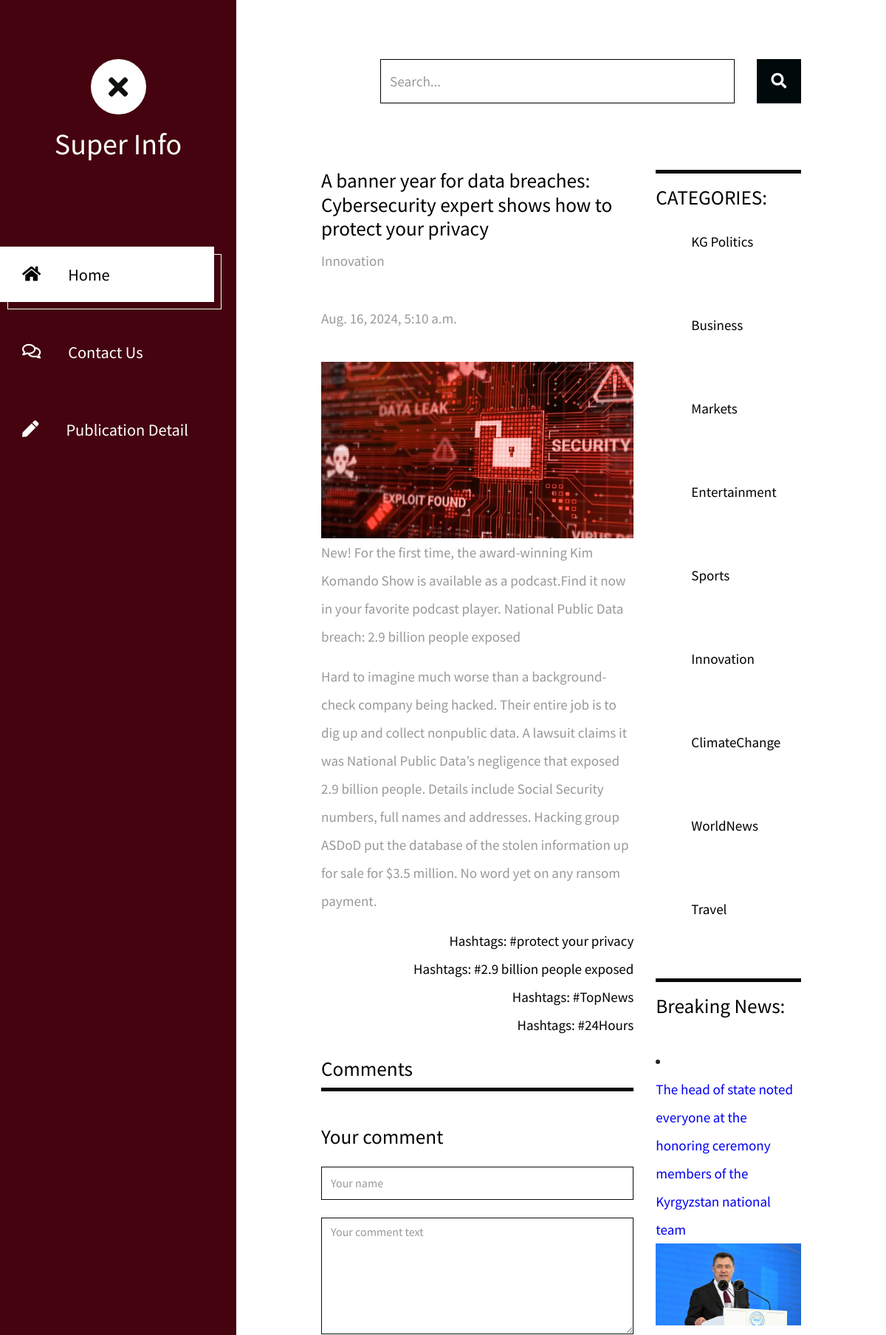
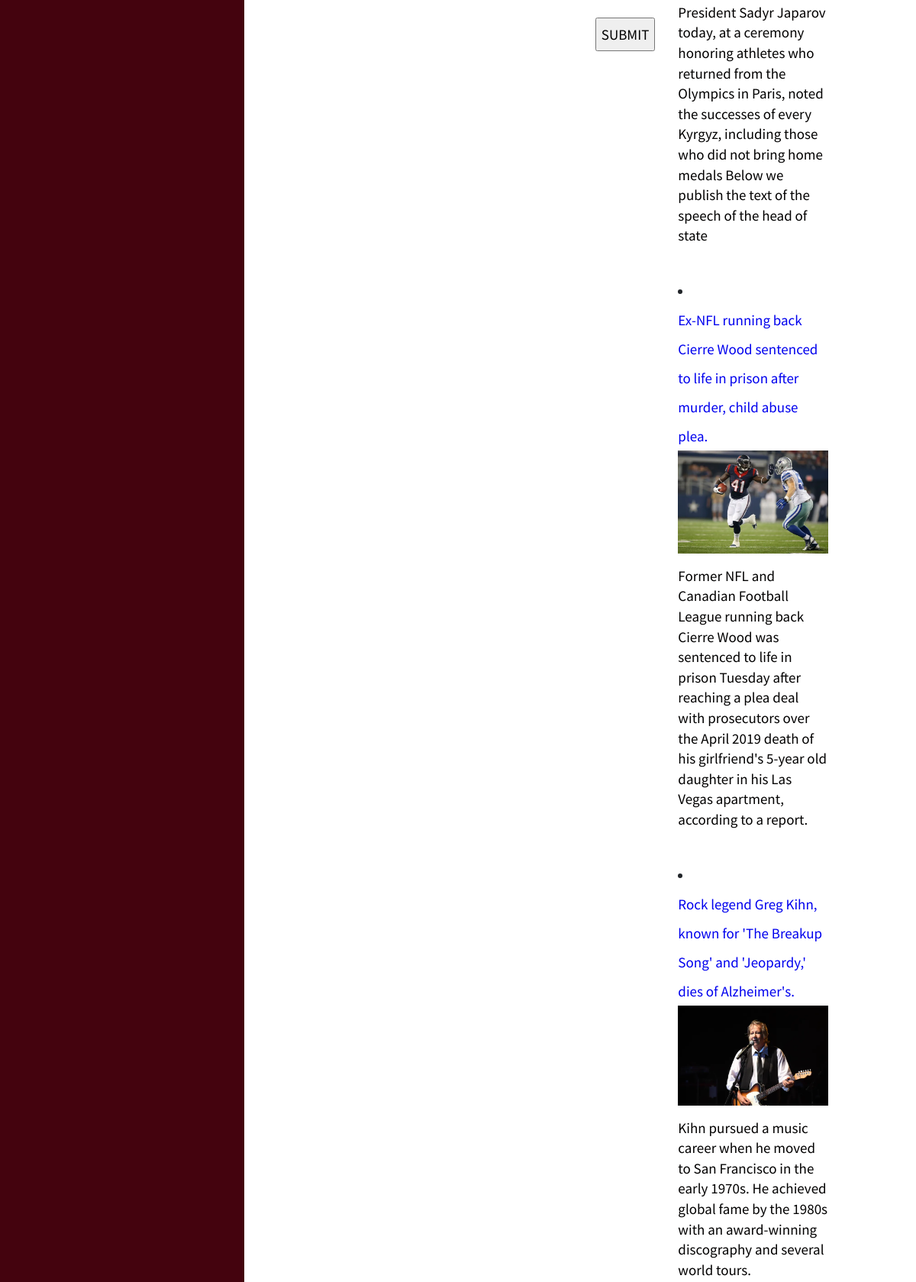
Page /publication-detail/5/ (upper part) on the committed database (2 pictures, top to bottom).
### blog/models.py (models this page shows, shortened)
class Publication(models.Model):
    category = models.ForeignKey(Category, on_delete=models.SET_NULL, related_name="publications", null=True)
    hashtags = models.ManyToManyField(Hashtag, related_name='publications')
    title = models.TextField(verbose_name='название')
    short_description = models.TextField(verbose_name='короткое описание')
    full_description = models.TextField(verbose_name='полное описание', default=None)
    image = models.ImageField(verbose_name='изображение',null=True)
    created_at = models.DateTimeField(auto_now_add=True, null=True)
    is_active = models.BooleanField(default=True)
    class Meta:
        verbose_name_plural = 'Публикации'
        verbose_name = 'Публикация'

class Category(models.Model):
    title = models.TextField()
    class Meta:
        verbose_name_plural = 'Категории публикаций'
        verbose_name = 'Категория публикации'

class Hashtag(models.Model):
    title = models.TextField()
    class Meta:
        verbose_name_plural = 'Хештеги'
        verbose_name = 'Хештег'

### blog/views.py (the view)
# urls.py: path('publication-detail/<int:pk>/', PublicationDetailView.as_view(), name='publication-detail-url'),
class PublicationDetailView(TemplateView):
    template_name = 'publication-detail.html'
    def get_context_data(self,  **kwargs):
        publication_pk = kwargs['pk']
        context = {
            'publication': Publication.objects.get(id=publication_pk),
            'related_publications': Publication.objects.filter(is_active=True).exclude(id=publication_pk),
            'category_list': Category.objects.all(),
        }
        return context

### templates/publication-detail.html (shortened to what this page needs)
{% extends 'base.html' %}
{% load static %}
{% block content %}
<body>
            <div class="row tm-row">
                <div class="col-lg-8 tm-post-col">
                    <div class="tm-post-full">
                        <div class="mb-4">
                            <h2 class="pt-2 tm-color-primary tm-post-title">{{ publication.title }}</h2>
                            <p class="tm-mb-40">{{ publication.category.title }}</p>
                            <p class="tm-mb-40">{{ publication.created_at }}</p>
                            <img src="{{ publication.image.url }}" alt="Image" class="img-fluid">
                            <p>{{ publication.short_description }}</p>
                            <p>{{ publication.full_description }}</p>
                            {% for item in publication.hashtags.all %}
                            <span class="d-block text-right tm-color-primary">Hashtags: #{{ item.title }}
                            </span>
                            {% endfor %}
                        </div>
                        <div>
                            <h2 class="tm-color-primary tm-post-title">Comments</h2>
                            <hr class="tm-hr-primary tm-mb-45">
                            <form method="POST" action="create-comment/">
                                <h2 class="tm-color-primary tm-post-title mb-4">Your comment</h2>
                                <div class="mb-4">
                                    <input class="form-control" name="author_name" type="text" placeholder="Your name">
                                </div>
                                <div class="mb-4">
                                    <textarea class="form-control" name="comment_text" rows="6" placeholder="Your comment text"></textarea>
                                </div>
                                <div class="text-right">
                                    <input type="submit" value="SUBMIT">
                                </div>
                            </form>
                        </div>
                    </div>
                </div>
                <aside class="col-lg-4 tm-aside-col">
                    <div class="tm-post-sidebar">
                        <hr class="mb-3 tm-hr-primary">
                        <h2 class="mb-4 tm-post-title tm-color-primary">CATEGORIES:</h2>
                        {% for item in category_list %}
                        <ul class="tm-mb-75 pl-5 tm-category-list">
                            <li><a href="" class="tm-color-primary">{{ item.title }}</a></li>
                        </ul>
                        {% endfor %}
                        <hr class="mb-3 tm-hr-primary">
                        <h2 class="tm-mb-40 tm-post-title tm-color-primary">Breaking News:</h2>
                        {% for publication in related_publications %}
                        <li><a href="{ url 'publication-detail-url' publication.id %}" class="d-block tm-mb-40">{{ publication.title }}
                            <figure>
                                <img src="{{ publication.image.url }}" alt="Image" class="mb-3 img-fluid">
                                <figcaption class="tm-color-primary">{{ publication.short_description }}</figcaption>
                            </figure>
                        </a>
                        </li>
                        {% endfor %}
                    </div>
                </aside>
            </div>
        </main>
    </div>
</body>
{% endblock %}

### assets/css/templatemo-xtra-blog.css (style rules this page uses)
html { overflow-x: hidden; }
body { margin: 0; padding: 0; font-family: 'Source Sans Pro', sans-serif; font-size: 19px; line-height: 2em; overflow-x: hidden; }
p, span { color: #999; }
hr { border-top-color: #CCC; margin-top: 10px; margin-bottom: 10px; }
.form-control::placeholder { color: #999; }
.tm-row { max-width: 980px; justify-content: space-between; }
ul { margin: 0; padding: 0; }
.tm-post-title { font-size: 1.7rem; transition: all 0.3s ease; }
hr.tm-hr-primary { border-top: 5px solid #060a0a; }
.form-control { height: 45px; border-color: #090e0e; border-radius: 0; }
.tm-category-list { list-style-type: none; }
figure { margin: 0; }
figcaption { line-height: 1.4; }
.tm-post-full { max-width: 700px; }
.tm-post-sidebar { max-width: 280px; margin-left: auto; margin-right: 0; }
.tm-mb-40 { margin-bottom: 40px; }
.tm-mb-45 { margin-bottom: 45px; }
.tm-mb-75 { margin-bottom: 75px; }
.tm-color-primary, span.tm-color-primary { color: #020101; }

### rows in the picture
Publication: title "A banner year for data breaches: Cybersecurity expert shows how to protect your privacy", category "Innovation", created_at "Aug. 16, 2024, 5:10 a.m.", image (picture), short_description "New! For the first time, the award-winning Kim Komando Show is available as a podcast.Find it now in your favorite podcast player. National Public Data breach: 2.9 billion people exposed", full_description "Hard to imagine much worse than a background-check company being hacked. Their entire job is to dig up and collect nonpublic data. A lawsuit claims it was National Public Data’s negligence that exposed 2.9 billion people. Details include Social Security numbers, full names and addresses. Hacking group ASDoD put the database of the stolen information up for sale for $3.5 million. No word yet on any ransom payment."
Hashtag: title "protect your privacy"
Hashtag: title "2.9 billion people exposed"
Hashtag: title "TopNews"
Hashtag: title "24Hours"
Category: title "KG Politics"
Category: title "Business"
Category: title "Markets"
Category: title "Entertainment"
Category: title "Sports"
Category: title "Innovation"
Category: title "ClimateChange"
Category: title "WorldNews"
Category: title "Travel"
Publication: title "The head of state noted everyone at the honoring ceremony members of the Kyrgyzstan national team", image (picture), short_description "President Sadyr Japarov today, at a ceremony honoring athletes who returned from the Olympics in Paris, noted the successes of every Kyrgyz, including those who did not bring home medals Below we publish the text of the speech of the head of state"
Publication: title "Ex-NFL running back Cierre Wood sentenced to life in prison after murder, child abuse plea.", image (picture), short_description "Former NFL and Canadian Football League running back Cierre Wood was sentenced to life in prison Tuesday after reaching a plea deal with prosecutors over the April 2019 death of his girlfriend's 5-year old daughter in his Las Vegas apartment, according to a report."
Publication: title "Rock legend Greg Kihn, known for 'The Breakup Song' and 'Jeopardy,' dies of Alzheimer's.", image (picture), short_description "Kihn pursued a music career when he moved to San Francisco in the early 1970s. He achieved global fame by the 1980s with an award-winning discography and several world tours."
